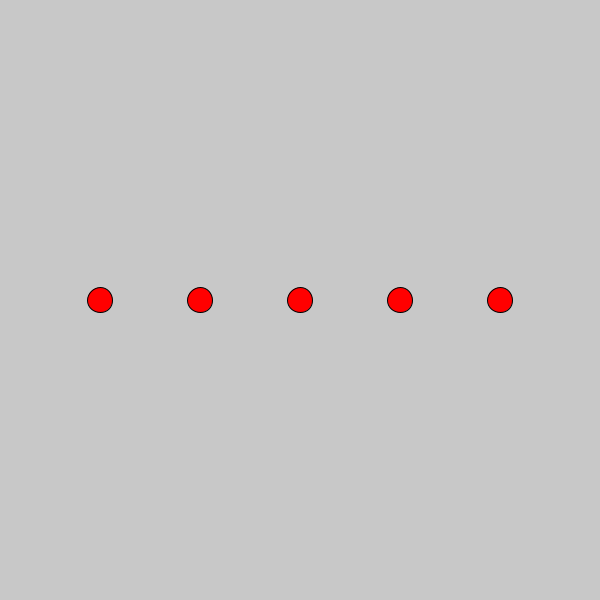
Frame 1 (no input)
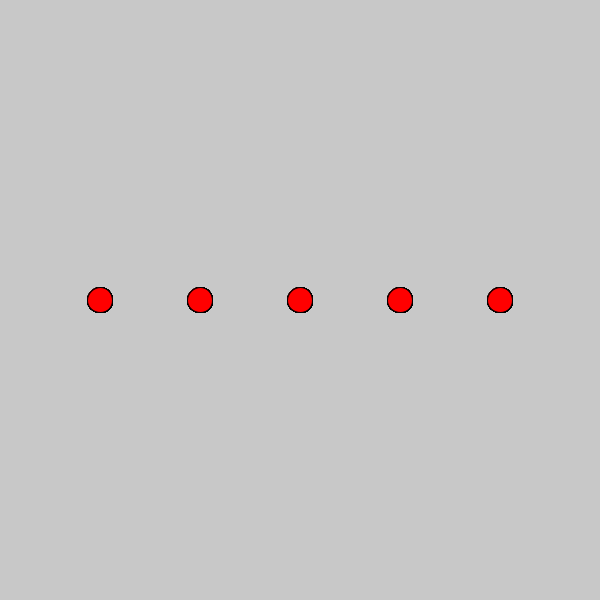
Frame 60 (the mouse pressed at the canvas centre just before this capture)
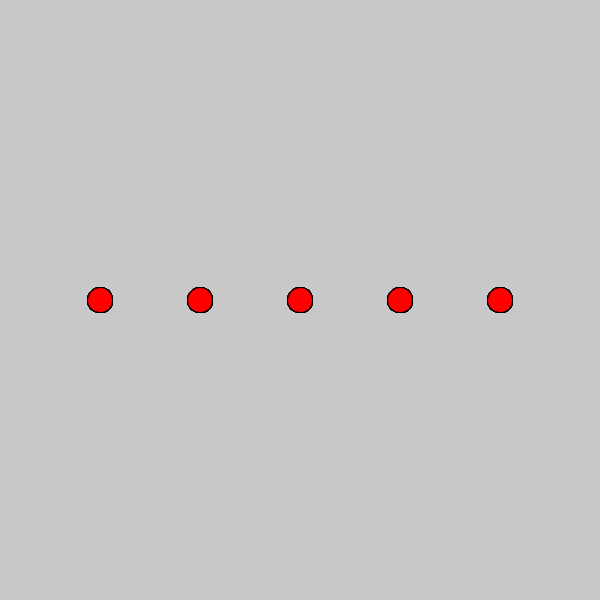
Frame 120 (the mouse held since frame 60 and released just before this capture)

The Processing sketch that drew these frames (run headless with seeded random() and noise(); from frame 60 on, the mouse is pressed at the canvas centre):

// Processing sketch: processing_33008
// ── processing_33008.pde

void setup() {
  size(600, 600);
background(200,200,200);
}

void draw(){
for(int i = 0; i < 5; i = i + 1) {
  
  float x = 100 + (i * 100);
  float y = 300;
  
  fill(255,0,0);
  ellipse(x,y,25,25);
}


 } 

  
